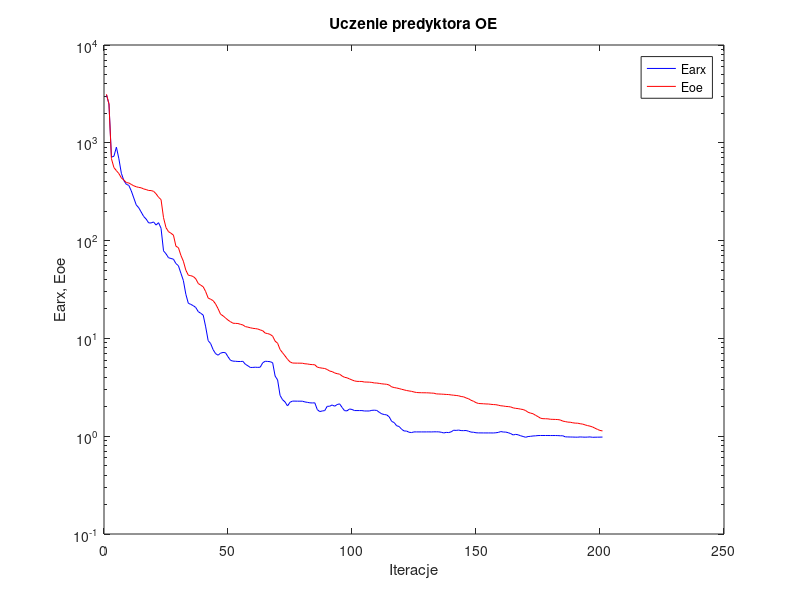
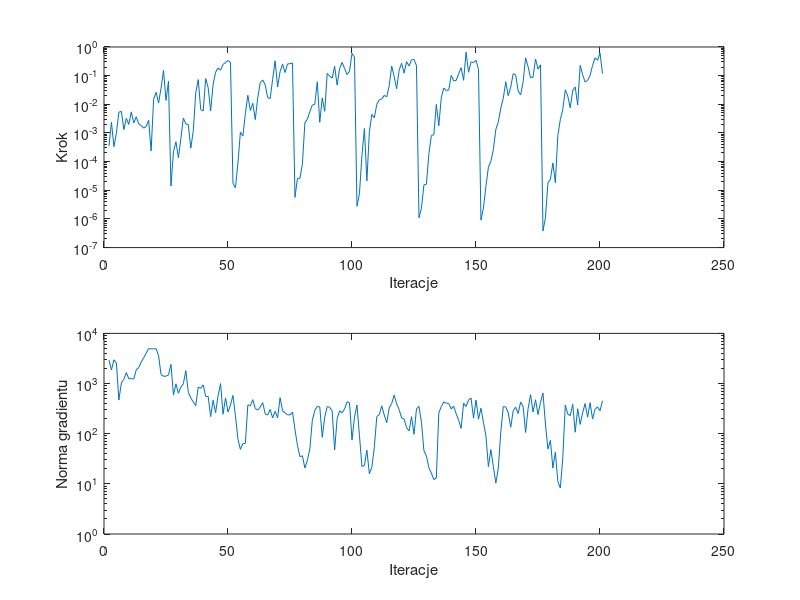

Write MATLAB code to recreate these figures, in order.
%uczenie predyktora oe
clear all;
n=0; farx(n+1)=3.085728e+003; foe(n+1)=3.133902e+003; wspucz(n+1)=0.000000e+000; ng(n+1)=0.000000e+000;
%odnowa zmiennej metryki
n=1; farx(n+1)=2.500581e+003; foe(n+1)=2.496512e+003; krok(n+1)=3.505202e-004; ng(n+1)=2.939557e+003;
n=2; farx(n+1)=7.146141e+002; foe(n+1)=6.874731e+002; krok(n+1)=2.378319e-003; ng(n+1)=1.859528e+003;
n=3; farx(n+1)=7.287434e+002; foe(n+1)=5.580420e+002; krok(n+1)=3.325065e-004; ng(n+1)=2.979568e+003;
n=4; farx(n+1)=9.026875e+002; foe(n+1)=5.191403e+002; krok(n+1)=9.756778e-004; ng(n+1)=2.561977e+003;
n=5; farx(n+1)=6.864256e+002; foe(n+1)=4.842609e+002; krok(n+1)=5.294040e-003; ng(n+1)=4.682586e+002;
n=6; farx(n+1)=4.876784e+002; foe(n+1)=4.376058e+002; krok(n+1)=5.694898e-003; ng(n+1)=1.032471e+003;
n=7; farx(n+1)=4.117689e+002; foe(n+1)=4.157205e+002; krok(n+1)=1.310411e-003; ng(n+1)=1.213710e+003;
n=8; farx(n+1)=3.760734e+002; foe(n+1)=3.923124e+002; krok(n+1)=3.253129e-003; ng(n+1)=1.653614e+003;
n=9; farx(n+1)=3.671457e+002; foe(n+1)=3.885173e+002; krok(n+1)=1.989546e-003; ng(n+1)=1.243074e+003;
n=10; farx(n+1)=3.225936e+002; foe(n+1)=3.755187e+002; krok(n+1)=5.445782e-003; ng(n+1)=1.256580e+003;
n=11; farx(n+1)=2.731960e+002; foe(n+1)=3.635641e+002; krok(n+1)=2.239224e-003; ng(n+1)=1.228474e+003;
n=12; farx(n+1)=2.317906e+002; foe(n+1)=3.552583e+002; krok(n+1)=3.671029e-003; ng(n+1)=1.880143e+003;
n=13; farx(n+1)=2.168059e+002; foe(n+1)=3.500668e+002; krok(n+1)=2.075244e-003; ng(n+1)=2.091145e+003;
n=14; farx(n+1)=1.957699e+002; foe(n+1)=3.465768e+002; krok(n+1)=1.812955e-003; ng(n+1)=2.694137e+003;
n=15; farx(n+1)=1.764595e+002; foe(n+1)=3.373260e+002; krok(n+1)=1.478815e-003; ng(n+1)=3.267932e+003;
n=16; farx(n+1)=1.659591e+002; foe(n+1)=3.326846e+002; krok(n+1)=1.694223e-003; ng(n+1)=3.997676e+003;
n=17; farx(n+1)=1.517730e+002; foe(n+1)=3.252626e+002; krok(n+1)=2.778799e-003; ng(n+1)=4.980814e+003;
n=18; farx(n+1)=1.515010e+002; foe(n+1)=3.249542e+002; krok(n+1)=2.365976e-004; ng(n+1)=4.913833e+003;
n=19; farx(n+1)=1.551975e+002; foe(n+1)=3.189649e+002; krok(n+1)=1.488820e-002; ng(n+1)=4.907104e+003;
n=20; farx(n+1)=1.442255e+002; foe(n+1)=3.009829e+002; krok(n+1)=2.633285e-002; ng(n+1)=4.974337e+003;
n=21; farx(n+1)=1.525014e+002; foe(n+1)=2.772963e+002; krok(n+1)=1.109636e-002; ng(n+1)=3.602184e+003;
n=22; farx(n+1)=1.337328e+002; foe(n+1)=2.625199e+002; krok(n+1)=3.651364e-002; ng(n+1)=1.509470e+003;
n=23; farx(n+1)=7.858635e+001; foe(n+1)=1.715687e+002; krok(n+1)=1.517792e-001; ng(n+1)=1.397464e+003;
n=24; farx(n+1)=7.326569e+001; foe(n+1)=1.357519e+002; krok(n+1)=1.363820e-002; ng(n+1)=1.401679e+003;
n=25; farx(n+1)=6.686793e+001; foe(n+1)=1.235349e+002; krok(n+1)=6.357754e-002; ng(n+1)=1.482873e+003;
%odnowa zmiennej metryki
n=26; farx(n+1)=6.562616e+001; foe(n+1)=1.189222e+002; krok(n+1)=1.414532e-005; ng(n+1)=2.418064e+003;
n=27; farx(n+1)=6.458249e+001; foe(n+1)=1.137759e+002; krok(n+1)=2.197532e-004; ng(n+1)=5.900786e+002;
n=28; farx(n+1)=5.823242e+001; foe(n+1)=8.754678e+001; krok(n+1)=4.927090e-004; ng(n+1)=9.859915e+002;
n=29; farx(n+1)=5.538738e+001; foe(n+1)=8.474266e+001; krok(n+1)=1.366331e-004; ng(n+1)=6.403359e+002;
n=30; farx(n+1)=4.641921e+001; foe(n+1)=7.066731e+001; krok(n+1)=6.453470e-004; ng(n+1)=8.494946e+002;
n=31; farx(n+1)=3.909670e+001; foe(n+1)=6.157424e+001; krok(n+1)=3.303309e-003; ng(n+1)=9.942586e+002;
n=32; farx(n+1)=2.827307e+001; foe(n+1)=4.984952e+001; krok(n+1)=2.087697e-003; ng(n+1)=1.805493e+003;
n=33; farx(n+1)=2.285875e+001; foe(n+1)=4.426582e+001; krok(n+1)=1.943015e-003; ng(n+1)=6.678373e+002;
n=34; farx(n+1)=2.227661e+001; foe(n+1)=4.379113e+001; krok(n+1)=2.952315e-004; ng(n+1)=5.126491e+002;
n=35; farx(n+1)=2.161000e+001; foe(n+1)=4.292514e+001; krok(n+1)=1.188185e-003; ng(n+1)=4.305175e+002;
n=36; farx(n+1)=2.069911e+001; foe(n+1)=4.069444e+001; krok(n+1)=2.527804e-002; ng(n+1)=3.615826e+002;
n=37; farx(n+1)=1.878977e+001; foe(n+1)=3.642758e+001; krok(n+1)=7.302728e-002; ng(n+1)=8.546229e+002;
n=38; farx(n+1)=1.807015e+001; foe(n+1)=3.503084e+001; krok(n+1)=6.607631e-003; ng(n+1)=8.041472e+002;
n=39; farx(n+1)=1.730566e+001; foe(n+1)=3.371729e+001; krok(n+1)=5.852382e-003; ng(n+1)=9.395014e+002;
n=40; farx(n+1)=1.312089e+001; foe(n+1)=3.007573e+001; krok(n+1)=7.951813e-002; ng(n+1)=5.544220e+002;
n=41; farx(n+1)=9.482247e+000; foe(n+1)=2.587372e+001; krok(n+1)=3.836134e-002; ng(n+1)=5.527697e+002;
n=42; farx(n+1)=8.852764e+000; foe(n+1)=2.514124e+001; krok(n+1)=5.836445e-003; ng(n+1)=2.198464e+002;
n=43; farx(n+1)=7.669976e+000; foe(n+1)=2.432431e+001; krok(n+1)=5.005537e-002; ng(n+1)=4.636138e+002;
n=44; farx(n+1)=6.984129e+000; foe(n+1)=2.248462e+001; krok(n+1)=1.320338e-001; ng(n+1)=2.623670e+002;
n=45; farx(n+1)=6.732136e+000; foe(n+1)=2.012144e+001; krok(n+1)=1.845727e-001; ng(n+1)=5.706844e+002;
n=46; farx(n+1)=7.065468e+000; foe(n+1)=1.766541e+001; krok(n+1)=1.545805e-001; ng(n+1)=9.982893e+002;
n=47; farx(n+1)=7.186594e+000; foe(n+1)=1.701281e+001; krok(n+1)=2.467524e-001; ng(n+1)=2.451616e+002;
n=48; farx(n+1)=7.133128e+000; foe(n+1)=1.617844e+001; krok(n+1)=2.857025e-001; ng(n+1)=5.170278e+002;
n=49; farx(n+1)=6.493557e+000; foe(n+1)=1.538885e+001; krok(n+1)=3.372291e-001; ng(n+1)=2.695901e+002;
n=50; farx(n+1)=5.970605e+000; foe(n+1)=1.481399e+001; krok(n+1)=2.879025e-001; ng(n+1)=3.739410e+002;
%odnowa zmiennej metryki
n=51; farx(n+1)=5.858262e+000; foe(n+1)=1.429871e+001; krok(n+1)=1.765974e-005; ng(n+1)=5.789511e+002;
n=52; farx(n+1)=5.838411e+000; foe(n+1)=1.424622e+001; krok(n+1)=1.222055e-005; ng(n+1)=2.275998e+002;
n=53; farx(n+1)=5.806465e+000; foe(n+1)=1.420038e+001; krok(n+1)=8.876552e-005; ng(n+1)=7.844966e+001;
n=54; farx(n+1)=5.803993e+000; foe(n+1)=1.394149e+001; krok(n+1)=1.064566e-003; ng(n+1)=4.858397e+001;
n=55; farx(n+1)=5.827448e+000; foe(n+1)=1.372300e+001; krok(n+1)=7.821151e-004; ng(n+1)=6.343637e+001;
n=56; farx(n+1)=5.438260e+000; foe(n+1)=1.320377e+001; krok(n+1)=4.698731e-003; ng(n+1)=6.395800e+001;
n=57; farx(n+1)=5.251790e+000; foe(n+1)=1.303897e+001; krok(n+1)=2.065111e-002; ng(n+1)=3.752495e+002;
n=58; farx(n+1)=5.044145e+000; foe(n+1)=1.284448e+001; krok(n+1)=6.100588e-003; ng(n+1)=3.620910e+002;
n=59; farx(n+1)=5.050791e+000; foe(n+1)=1.268004e+001; krok(n+1)=1.076348e-002; ng(n+1)=4.780796e+002;
n=60; farx(n+1)=5.075019e+000; foe(n+1)=1.259559e+001; krok(n+1)=2.926191e-003; ng(n+1)=3.153962e+002;
n=61; farx(n+1)=5.054083e+000; foe(n+1)=1.247917e+001; krok(n+1)=1.697325e-002; ng(n+1)=2.964158e+002;
n=62; farx(n+1)=5.079161e+000; foe(n+1)=1.220898e+001; krok(n+1)=5.753341e-002; ng(n+1)=3.395113e+002;
n=63; farx(n+1)=5.632619e+000; foe(n+1)=1.198337e+001; krok(n+1)=7.039776e-002; ng(n+1)=4.155723e+002;
n=64; farx(n+1)=5.840993e+000; foe(n+1)=1.133097e+001; krok(n+1)=4.725510e-002; ng(n+1)=2.489333e+002;
n=65; farx(n+1)=5.813414e+000; foe(n+1)=1.119994e+001; krok(n+1)=1.725161e-002; ng(n+1)=2.362265e+002;
n=66; farx(n+1)=5.778250e+000; foe(n+1)=1.099081e+001; krok(n+1)=1.586441e-002; ng(n+1)=3.041341e+002;
n=67; farx(n+1)=5.646054e+000; foe(n+1)=1.053684e+001; krok(n+1)=7.500305e-002; ng(n+1)=2.058773e+002;
n=68; farx(n+1)=4.119108e+000; foe(n+1)=9.379375e+000; krok(n+1)=3.288994e-001; ng(n+1)=2.790390e+002;
n=69; farx(n+1)=3.760157e+000; foe(n+1)=8.924841e+000; krok(n+1)=4.022352e-002; ng(n+1)=2.073001e+002;
n=70; farx(n+1)=2.612796e+000; foe(n+1)=7.694316e+000; krok(n+1)=1.387866e-001; ng(n+1)=5.243216e+002;
n=71; farx(n+1)=2.360710e+000; foe(n+1)=7.130754e+000; krok(n+1)=2.522670e-001; ng(n+1)=2.881677e+002;
n=72; farx(n+1)=2.239195e+000; foe(n+1)=6.621535e+000; krok(n+1)=1.280789e-001; ng(n+1)=2.596838e+002;
n=73; farx(n+1)=2.038535e+000; foe(n+1)=6.116139e+000; krok(n+1)=2.538306e-001; ng(n+1)=2.380625e+002;
n=74; farx(n+1)=2.223444e+000; foe(n+1)=5.755667e+000; krok(n+1)=2.624788e-001; ng(n+1)=2.376837e+002;
n=75; farx(n+1)=2.285081e+000; foe(n+1)=5.600991e+000; krok(n+1)=2.767539e-001; ng(n+1)=2.700162e+002;
%odnowa zmiennej metryki
n=76; farx(n+1)=2.284752e+000; foe(n+1)=5.590974e+000; krok(n+1)=5.696247e-006; ng(n+1)=1.219771e+002;
n=77; farx(n+1)=2.281668e+000; foe(n+1)=5.584319e+000; krok(n+1)=2.567510e-005; ng(n+1)=5.848494e+001;
n=78; farx(n+1)=2.280607e+000; foe(n+1)=5.581408e+000; krok(n+1)=2.635297e-005; ng(n+1)=3.493267e+001;
n=79; farx(n+1)=2.279751e+000; foe(n+1)=5.573528e+000; krok(n+1)=8.312662e-005; ng(n+1)=3.625205e+001;
n=80; farx(n+1)=2.240515e+000; foe(n+1)=5.502594e+000; krok(n+1)=2.274128e-003; ng(n+1)=2.066913e+001;
n=81; farx(n+1)=2.219336e+000; foe(n+1)=5.480434e+000; krok(n+1)=3.036370e-003; ng(n+1)=2.956391e+001;
n=82; farx(n+1)=2.195000e+000; foe(n+1)=5.419955e+000; krok(n+1)=5.557598e-003; ng(n+1)=4.951737e+001;
n=83; farx(n+1)=2.187470e+000; foe(n+1)=5.395947e+000; krok(n+1)=9.447410e-003; ng(n+1)=1.854925e+002;
n=84; farx(n+1)=2.195022e+000; foe(n+1)=5.376076e+000; krok(n+1)=1.000091e-002; ng(n+1)=2.894188e+002;
n=85; farx(n+1)=1.870646e+000; foe(n+1)=5.084395e+000; krok(n+1)=6.101994e-002; ng(n+1)=3.496310e+002;
n=86; farx(n+1)=1.785206e+000; foe(n+1)=5.011214e+000; krok(n+1)=2.344633e-003; ng(n+1)=3.423353e+002;
n=87; farx(n+1)=1.811539e+000; foe(n+1)=4.962930e+000; krok(n+1)=1.675780e-002; ng(n+1)=8.479993e+001;
n=88; farx(n+1)=1.827072e+000; foe(n+1)=4.922089e+000; krok(n+1)=5.711090e-003; ng(n+1)=2.133283e+002;
n=89; farx(n+1)=2.020818e+000; foe(n+1)=4.810627e+000; krok(n+1)=1.197092e-001; ng(n+1)=3.490923e+002;
n=90; farx(n+1)=2.024885e+000; foe(n+1)=4.634688e+000; krok(n+1)=9.630670e-002; ng(n+1)=3.359336e+002;
n=91; farx(n+1)=2.087215e+000; foe(n+1)=4.576096e+000; krok(n+1)=8.222485e-002; ng(n+1)=2.830000e+002;
n=92; farx(n+1)=2.026177e+000; foe(n+1)=4.435847e+000; krok(n+1)=2.114442e-001; ng(n+1)=4.739424e+001;
n=93; farx(n+1)=2.105374e+000; foe(n+1)=4.359518e+000; krok(n+1)=4.663645e-002; ng(n+1)=2.000659e+002;
n=94; farx(n+1)=2.143017e+000; foe(n+1)=4.310712e+000; krok(n+1)=1.755320e-001; ng(n+1)=2.859386e+002;
n=95; farx(n+1)=1.967957e+000; foe(n+1)=4.124486e+000; krok(n+1)=2.894475e-001; ng(n+1)=2.620810e+002;
n=96; farx(n+1)=1.823268e+000; foe(n+1)=4.001147e+000; krok(n+1)=1.794685e-001; ng(n+1)=3.098988e+002;
n=97; farx(n+1)=1.816047e+000; foe(n+1)=3.953536e+000; krok(n+1)=1.093247e-001; ng(n+1)=4.340206e+002;
n=98; farx(n+1)=1.898077e+000; foe(n+1)=3.852641e+000; krok(n+1)=1.434696e-001; ng(n+1)=4.150512e+002;
n=99; farx(n+1)=1.876292e+000; foe(n+1)=3.758617e+000; krok(n+1)=5.988308e-001; ng(n+1)=7.459932e+001;
n=100; farx(n+1)=1.829353e+000; foe(n+1)=3.676414e+000; krok(n+1)=4.406235e-001; ng(n+1)=2.136126e+002;
%odnowa zmiennej metryki
n=101; farx(n+1)=1.828696e+000; foe(n+1)=3.636586e+000; krok(n+1)=2.770088e-006; ng(n+1)=3.732118e+002;
n=102; farx(n+1)=1.828339e+000; foe(n+1)=3.631814e+000; krok(n+1)=7.618246e-006; ng(n+1)=9.205181e+001;
n=103; farx(n+1)=1.828145e+000; foe(n+1)=3.626834e+000; krok(n+1)=1.599927e-004; ng(n+1)=2.220706e+001;
n=104; farx(n+1)=1.811072e+000; foe(n+1)=3.580824e+000; krok(n+1)=1.427772e-003; ng(n+1)=2.333177e+001;
n=105; farx(n+1)=1.810778e+000; foe(n+1)=3.576839e+000; krok(n+1)=2.139878e-005; ng(n+1)=4.685512e+001;
n=106; farx(n+1)=1.810845e+000; foe(n+1)=3.568613e+000; krok(n+1)=1.093891e-003; ng(n+1)=1.590166e+001;
n=107; farx(n+1)=1.838100e+000; foe(n+1)=3.547738e+000; krok(n+1)=4.399860e-003; ng(n+1)=2.130782e+001;
n=108; farx(n+1)=1.845357e+000; foe(n+1)=3.503372e+000; krok(n+1)=3.382411e-003; ng(n+1)=5.360364e+001;
n=109; farx(n+1)=1.834029e+000; foe(n+1)=3.496182e+000; krok(n+1)=9.949946e-003; ng(n+1)=2.205309e+002;
n=110; farx(n+1)=1.755038e+000; foe(n+1)=3.466017e+000; krok(n+1)=1.448480e-002; ng(n+1)=2.401719e+002;
n=111; farx(n+1)=1.692883e+000; foe(n+1)=3.433758e+000; krok(n+1)=1.526430e-002; ng(n+1)=3.597812e+002;
n=112; farx(n+1)=1.665516e+000; foe(n+1)=3.412577e+000; krok(n+1)=2.051182e-002; ng(n+1)=2.354538e+002;
n=113; farx(n+1)=1.651694e+000; foe(n+1)=3.396121e+000; krok(n+1)=1.825682e-002; ng(n+1)=1.650506e+002;
n=114; farx(n+1)=1.577841e+000; foe(n+1)=3.333740e+000; krok(n+1)=4.438543e-002; ng(n+1)=3.252763e+002;
n=115; farx(n+1)=1.417128e+000; foe(n+1)=3.195218e+000; krok(n+1)=2.168605e-001; ng(n+1)=3.989550e+002;
n=116; farx(n+1)=1.378898e+000; foe(n+1)=3.143986e+000; krok(n+1)=9.228634e-002; ng(n+1)=5.885791e+002;
n=117; farx(n+1)=1.278032e+000; foe(n+1)=3.110829e+000; krok(n+1)=3.497807e-002; ng(n+1)=3.928491e+002;
n=118; farx(n+1)=1.257343e+000; foe(n+1)=3.069668e+000; krok(n+1)=1.540084e-001; ng(n+1)=3.031388e+002;
n=119; farx(n+1)=1.178067e+000; foe(n+1)=3.018560e+000; krok(n+1)=2.701916e-001; ng(n+1)=2.065113e+002;
n=120; farx(n+1)=1.131002e+000; foe(n+1)=2.976853e+000; krok(n+1)=1.213676e-001; ng(n+1)=1.971523e+002;
n=121; farx(n+1)=1.128850e+000; foe(n+1)=2.931927e+000; krok(n+1)=3.076393e-001; ng(n+1)=1.314910e+002;
n=122; farx(n+1)=1.097485e+000; foe(n+1)=2.902077e+000; krok(n+1)=2.162376e-001; ng(n+1)=1.136321e+002;
n=123; farx(n+1)=1.089908e+000; foe(n+1)=2.875649e+000; krok(n+1)=3.556863e-001; ng(n+1)=2.178735e+002;
n=124; farx(n+1)=1.106551e+000; foe(n+1)=2.831971e+000; krok(n+1)=3.691454e-001; ng(n+1)=9.726586e+001;
n=125; farx(n+1)=1.106238e+000; foe(n+1)=2.799423e+000; krok(n+1)=2.223238e-001; ng(n+1)=3.132399e+002;
%odnowa zmiennej metryki
n=126; farx(n+1)=1.106172e+000; foe(n+1)=2.788022e+000; krok(n+1)=1.100968e-006; ng(n+1)=3.503319e+002;
n=127; farx(n+1)=1.106165e+000; foe(n+1)=2.782950e+000; krok(n+1)=2.387267e-006; ng(n+1)=1.698909e+002;
n=128; farx(n+1)=1.106206e+000; foe(n+1)=2.780204e+000; krok(n+1)=1.549259e-005; ng(n+1)=4.574462e+001;
n=129; farx(n+1)=1.106389e+000; foe(n+1)=2.778629e+000; krok(n+1)=1.621284e-005; ng(n+1)=3.599238e+001;
n=130; farx(n+1)=1.107154e+000; foe(n+1)=2.772079e+000; krok(n+1)=1.888305e-004; ng(n+1)=2.098985e+001;
n=131; farx(n+1)=1.105664e+000; foe(n+1)=2.759682e+000; krok(n+1)=8.180843e-004; ng(n+1)=1.636440e+001;
n=132; farx(n+1)=1.108713e+000; foe(n+1)=2.753702e+000; krok(n+1)=8.631728e-004; ng(n+1)=1.216059e+001;
n=133; farx(n+1)=1.108640e+000; foe(n+1)=2.708226e+000; krok(n+1)=9.899545e-003; ng(n+1)=1.309933e+001;
n=134; farx(n+1)=1.107675e+000; foe(n+1)=2.700912e+000; krok(n+1)=1.779752e-003; ng(n+1)=2.610688e+002;
n=135; farx(n+1)=1.096899e+000; foe(n+1)=2.694029e+000; krok(n+1)=1.716139e-002; ng(n+1)=3.478777e+002;
n=136; farx(n+1)=1.079617e+000; foe(n+1)=2.683937e+000; krok(n+1)=3.706539e-002; ng(n+1)=4.275950e+002;
n=137; farx(n+1)=1.094447e+000; foe(n+1)=2.672707e+000; krok(n+1)=3.052860e-002; ng(n+1)=4.065640e+002;
n=138; farx(n+1)=1.088777e+000; foe(n+1)=2.665237e+000; krok(n+1)=3.153338e-002; ng(n+1)=4.033703e+002;
n=139; farx(n+1)=1.109140e+000; foe(n+1)=2.642066e+000; krok(n+1)=1.020372e-001; ng(n+1)=3.120123e+002;
n=140; farx(n+1)=1.151152e+000; foe(n+1)=2.624898e+000; krok(n+1)=6.589702e-002; ng(n+1)=3.522681e+002;
n=141; farx(n+1)=1.146205e+000; foe(n+1)=2.609034e+000; krok(n+1)=6.774452e-002; ng(n+1)=2.497039e+002;
n=142; farx(n+1)=1.155263e+000; foe(n+1)=2.589187e+000; krok(n+1)=1.160291e-001; ng(n+1)=1.853163e+002;
n=143; farx(n+1)=1.141040e+000; foe(n+1)=2.545249e+000; krok(n+1)=1.895930e-001; ng(n+1)=1.272866e+002;
n=144; farx(n+1)=1.139958e+000; foe(n+1)=2.526826e+000; krok(n+1)=6.900644e-002; ng(n+1)=4.072294e+002;
n=145; farx(n+1)=1.143702e+000; foe(n+1)=2.461989e+000; krok(n+1)=6.564205e-001; ng(n+1)=3.482595e+002;
n=146; farx(n+1)=1.124075e+000; foe(n+1)=2.415033e+000; krok(n+1)=1.314138e-001; ng(n+1)=4.685034e+002;
n=147; farx(n+1)=1.101615e+000; foe(n+1)=2.330454e+000; krok(n+1)=2.994154e-001; ng(n+1)=5.145118e+002;
n=148; farx(n+1)=1.097557e+000; foe(n+1)=2.277381e+000; krok(n+1)=2.863419e-001; ng(n+1)=2.039838e+002;
n=149; farx(n+1)=1.084457e+000; foe(n+1)=2.203577e+000; krok(n+1)=3.404866e-001; ng(n+1)=4.675063e+002;
n=150; farx(n+1)=1.081098e+000; foe(n+1)=2.161382e+000; krok(n+1)=1.674643e-001; ng(n+1)=1.950389e+002;
%odnowa zmiennej metryki
n=151; farx(n+1)=1.080690e+000; foe(n+1)=2.152715e+000; krok(n+1)=9.081789e-007; ng(n+1)=3.226730e+002;
n=152; farx(n+1)=1.080235e+000; foe(n+1)=2.146574e+000; krok(n+1)=2.398513e-006; ng(n+1)=1.681401e+002;
n=153; farx(n+1)=1.079847e+000; foe(n+1)=2.136416e+000; krok(n+1)=1.368724e-005; ng(n+1)=9.050852e+001;
n=154; farx(n+1)=1.080093e+000; foe(n+1)=2.134454e+000; krok(n+1)=6.408173e-005; ng(n+1)=2.207364e+001;
n=155; farx(n+1)=1.079954e+000; foe(n+1)=2.117693e+000; krok(n+1)=1.015140e-004; ng(n+1)=4.819302e+001;
n=156; farx(n+1)=1.079132e+000; foe(n+1)=2.107309e+000; krok(n+1)=2.666638e-004; ng(n+1)=2.202290e+001;
n=157; farx(n+1)=1.084385e+000; foe(n+1)=2.099575e+000; krok(n+1)=1.342085e-003; ng(n+1)=1.036052e+001;
n=158; farx(n+1)=1.093394e+000; foe(n+1)=2.075387e+000; krok(n+1)=2.419456e-003; ng(n+1)=2.050280e+001;
n=159; farx(n+1)=1.115640e+000; foe(n+1)=2.047015e+000; krok(n+1)=7.444102e-003; ng(n+1)=1.086118e+002;
n=160; farx(n+1)=1.103511e+000; foe(n+1)=2.036852e+000; krok(n+1)=1.625772e-002; ng(n+1)=3.474410e+002;
n=161; farx(n+1)=1.101696e+000; foe(n+1)=2.015854e+000; krok(n+1)=6.101054e-002; ng(n+1)=3.412154e+002;
n=162; farx(n+1)=1.085963e+000; foe(n+1)=2.008503e+000; krok(n+1)=2.000182e-002; ng(n+1)=2.613847e+002;
n=163; farx(n+1)=1.063061e+000; foe(n+1)=1.991187e+000; krok(n+1)=4.017657e-002; ng(n+1)=1.344061e+002;
n=164; farx(n+1)=1.029457e+000; foe(n+1)=1.947686e+000; krok(n+1)=1.171506e-001; ng(n+1)=2.889443e+002;
n=165; farx(n+1)=1.044200e+000; foe(n+1)=1.926453e+000; krok(n+1)=1.057059e-001; ng(n+1)=3.361948e+002;
n=166; farx(n+1)=1.033233e+000; foe(n+1)=1.914839e+000; krok(n+1)=2.946581e-002; ng(n+1)=2.524238e+002;
n=167; farx(n+1)=1.009950e+000; foe(n+1)=1.891078e+000; krok(n+1)=2.128042e-002; ng(n+1)=4.290688e+002;
n=168; farx(n+1)=9.937996e-001; foe(n+1)=1.873328e+000; krok(n+1)=6.101994e-002; ng(n+1)=3.477329e+002;
n=169; farx(n+1)=9.752539e-001; foe(n+1)=1.829636e+000; krok(n+1)=4.164005e-001; ng(n+1)=1.059936e+002;
n=170; farx(n+1)=9.921196e-001; foe(n+1)=1.756826e+000; krok(n+1)=2.047709e-001; ng(n+1)=3.144782e+002;
n=171; farx(n+1)=9.974856e-001; foe(n+1)=1.722007e+000; krok(n+1)=8.475198e-002; ng(n+1)=6.003045e+002;
n=172; farx(n+1)=1.005337e+000; foe(n+1)=1.697343e+000; krok(n+1)=8.892157e-002; ng(n+1)=2.713589e+002;
n=173; farx(n+1)=1.008784e+000; foe(n+1)=1.636358e+000; krok(n+1)=3.806077e-001; ng(n+1)=4.754588e+002;
n=174; farx(n+1)=1.015323e+000; foe(n+1)=1.586195e+000; krok(n+1)=1.694093e-001; ng(n+1)=2.414803e+002;
n=175; farx(n+1)=1.016745e+000; foe(n+1)=1.528078e+000; krok(n+1)=2.385171e-001; ng(n+1)=4.182677e+002;
%odnowa zmiennej metryki
n=176; farx(n+1)=1.016688e+000; foe(n+1)=1.510511e+000; krok(n+1)=3.805707e-007; ng(n+1)=6.495851e+002;
n=177; farx(n+1)=1.016659e+000; foe(n+1)=1.508654e+000; krok(n+1)=1.098261e-006; ng(n+1)=1.560034e+002;
n=178; farx(n+1)=1.016565e+000; foe(n+1)=1.504417e+000; krok(n+1)=1.804864e-005; ng(n+1)=4.938633e+001;
n=179; farx(n+1)=1.015748e+000; foe(n+1)=1.489995e+000; krok(n+1)=2.444110e-005; ng(n+1)=7.355553e+001;
n=180; farx(n+1)=1.015826e+000; foe(n+1)=1.486794e+000; krok(n+1)=8.923578e-005; ng(n+1)=2.067907e+001;
n=181; farx(n+1)=1.015863e+000; foe(n+1)=1.483844e+000; krok(n+1)=1.834698e-005; ng(n+1)=4.272315e+001;
n=182; farx(n+1)=1.014506e+000; foe(n+1)=1.479433e+000; krok(n+1)=8.374265e-004; ng(n+1)=1.113150e+001;
n=183; farx(n+1)=1.010175e+000; foe(n+1)=1.464989e+000; krok(n+1)=2.914397e-003; ng(n+1)=8.248927e+000;
n=184; farx(n+1)=1.010301e+000; foe(n+1)=1.426490e+000; krok(n+1)=6.681129e-003; ng(n+1)=3.316364e+001;
n=185; farx(n+1)=9.846998e-001; foe(n+1)=1.411671e+000; krok(n+1)=3.207144e-002; ng(n+1)=3.731168e+002;
n=186; farx(n+1)=9.832001e-001; foe(n+1)=1.393338e+000; krok(n+1)=1.916842e-002; ng(n+1)=2.460794e+002;
n=187; farx(n+1)=9.813812e-001; foe(n+1)=1.389411e+000; krok(n+1)=7.530795e-003; ng(n+1)=2.288393e+002;
n=188; farx(n+1)=9.801850e-001; foe(n+1)=1.371956e+000; krok(n+1)=3.034235e-002; ng(n+1)=3.858267e+002;
n=189; farx(n+1)=9.780204e-001; foe(n+1)=1.360666e+000; krok(n+1)=4.030924e-002; ng(n+1)=1.070731e+002;
n=190; farx(n+1)=9.772929e-001; foe(n+1)=1.358207e+000; krok(n+1)=9.484553e-003; ng(n+1)=3.147288e+002;
n=191; farx(n+1)=9.829713e-001; foe(n+1)=1.341143e+000; krok(n+1)=2.268451e-001; ng(n+1)=1.531844e+002;
n=192; farx(n+1)=9.794204e-001; foe(n+1)=1.329723e+000; krok(n+1)=1.077557e-001; ng(n+1)=2.614348e+002;
n=193; farx(n+1)=9.773134e-001; foe(n+1)=1.305067e+000; krok(n+1)=5.983917e-002; ng(n+1)=3.998765e+002;
n=194; farx(n+1)=9.793524e-001; foe(n+1)=1.283447e+000; krok(n+1)=6.846533e-002; ng(n+1)=2.134937e+002;
n=195; farx(n+1)=9.834044e-001; foe(n+1)=1.266684e+000; krok(n+1)=1.019950e-001; ng(n+1)=4.165928e+002;
n=196; farx(n+1)=9.745776e-001; foe(n+1)=1.242508e+000; krok(n+1)=2.273633e-001; ng(n+1)=1.961148e+002;
n=197; farx(n+1)=9.767460e-001; foe(n+1)=1.206763e+000; krok(n+1)=4.187571e-001; ng(n+1)=3.077882e+002;
n=198; farx(n+1)=9.773149e-001; foe(n+1)=1.173304e+000; krok(n+1)=3.450079e-001; ng(n+1)=3.439274e+002;
n=199; farx(n+1)=9.783691e-001; foe(n+1)=1.145583e+000; krok(n+1)=6.229004e-001; ng(n+1)=2.847373e+002;
n=200; farx(n+1)=9.800638e-001; foe(n+1)=1.132037e+000; krok(n+1)=1.171506e-001; ng(n+1)=4.546947e+002;

figure; semilogy(farx,'b'); hold on; semilogy(foe,'r'); xlabel('Iteracje'); ylabel('Earx, Eoe'); legend('Earx','Eoe'); title('Uczenie predyktora OE');
figure; subplot(2,1,1); semilogy(krok); xlabel('Iteracje'); ylabel('Krok');
subplot(2,1,2); semilogy(ng); xlabel('Iteracje'); ylabel('Norma gradientu');
Earx=farx(n+1)
Eoe=foe(n+1)
